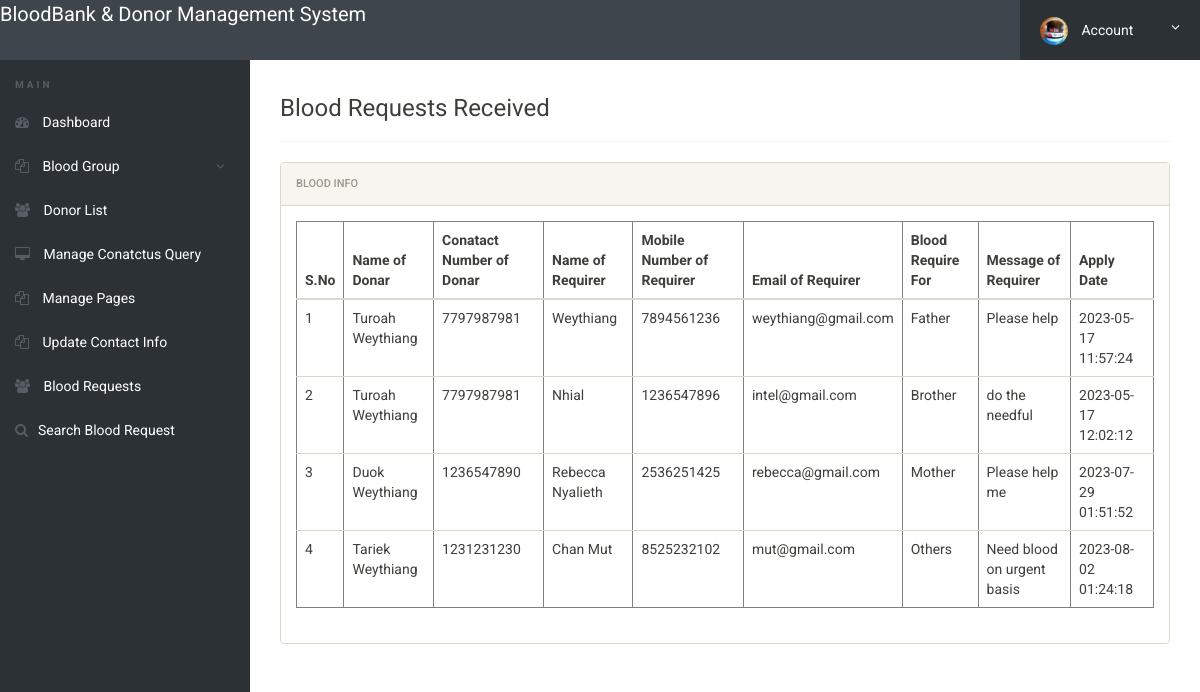
The page /bbdms/admin/requests-received.php (signed in) on the database its author committed.
### tables this page shows
CREATE TABLE `tblbloodrequirer` (
  `ID` int(10) NOT NULL,
  `BloodDonarID` int(10) DEFAULT NULL,
  `name` varchar(250) DEFAULT NULL,
  `EmailId` varchar(250) DEFAULT NULL,
  `ContactNumber` bigint(10) DEFAULT NULL,
  `BloodRequirefor` varchar(250) DEFAULT NULL,
  `Message` mediumtext DEFAULT NULL,
  `ApplyDate` timestamp NULL DEFAULT current_timestamp()
);

CREATE TABLE `tblblooddonars` (
  `id` int(11) NOT NULL,
  `FullName` varchar(100) DEFAULT NULL,
  `MobileNumber` char(11) DEFAULT NULL,
  `EmailId` varchar(100) DEFAULT NULL,
  `Gender` varchar(20) DEFAULT NULL,
  `Age` int(11) DEFAULT NULL,
  `BloodGroup` varchar(20) DEFAULT NULL,
  `Address` varchar(255) DEFAULT NULL,
  `Message` mediumtext DEFAULT NULL,
  `PostingDate` timestamp NOT NULL DEFAULT current_timestamp(),
  `status` int(1) DEFAULT NULL,
  `Password` varchar(250) DEFAULT NULL
);

### bbdms/admin/requests-received.php (the view, shortened to what this page needs)
<?php
include('includes/config.php');
if(strlen($_SESSION['alogin'])==0)
	{
header('location:index.php');
}
else{
 ?>
<!doctype html>
<html lang="en" class="no-js">
<head>
	<link rel="stylesheet" href="css/font-awesome.min.css">
	<link rel="stylesheet" href="css/bootstrap.min.css">
	<link rel="stylesheet" href="css/dataTables.bootstrap.min.css">
	<link rel="stylesheet" href="css/bootstrap-social.css">
	<link rel="stylesheet" href="css/bootstrap-select.css">
	<link rel="stylesheet" href="css/fileinput.min.css">
	<link rel="stylesheet" href="css/awesome-bootstrap-checkbox.css">
	<link rel="stylesheet" href="css/style.css">
</head>
<body>
	<?php include('includes/header.php');?>
	<div class="ts-main-content">
		<?php include('includes/leftbar.php');?>
		<div class="content-wrapper">
			<div class="container-fluid">
					<div class="col-md-12">
<h3> Blood Requests Received</h3>
<hr />
						<div class="panel panel-default">
							<div class="panel-heading">Blood Info</div>
							<div class="panel-body">
								<table border="1" class="table table-responsive">
                                    <thead>
                                         <tr>
                                         	<th>S.No</th>
                                          <th>Name of Donar</th>
                                          <th>Conatact Number of Donar</th>
                                            <th>Name of Requirer</th>
                                            <th>Mobile Number of Requirer</th>
                                            <th>Email of Requirer</th>
                                            <th>Blood Require For</th>
                                            <th>Message of Requirer</th>
                                            <th>Apply Date</th>
                                        </tr>
                                    </thead>
                                    <tbody>
                                        <tr><?php
$sql="SELECT tblbloodrequirer.BloodDonarID,tblbloodrequirer.name,tblbloodrequirer.EmailId,tblbloodrequirer.ContactNumber,tblbloodrequirer.BloodRequirefor,tblbloodrequirer.Message,tblbloodrequirer.ApplyDate,tblblooddonars.id as donid,tblblooddonars.FullName,tblblooddonars.MobileNumber from  tblbloodrequirer join tblblooddonars on tblblooddonars.id=tblbloodrequirer.BloodDonarID where tblblooddonars.FullName like '%$sdata%' || tblblooddonars.MobileNumber like '%$sdata%'";
$query = $dbh -> prepare($sql);
$query->bindParam(':uid',$uid,PDO::PARAM_STR);
$query->execute();
$results=$query->fetchAll(PDO::FETCH_OBJ);
$cnt=1;
if($query->rowCount() > 0)
{
foreach($results as $row)
{               ?>
                                            <td><?php echo htmlentities($cnt);?></td>
                                            <td><?php  echo htmlentities($row->FullName);?></td>
                                            <td><?php  echo htmlentities($row->MobileNumber);?></td>
                                        <td><?php  echo htmlentities($row->name);?></td>
                                             <td><?php  echo htmlentities($row->ContactNumber);?></td>
                                             <td><?php  echo htmlentities($row->EmailId);?></td>
                                          <td><?php  echo htmlentities($row->BloodRequirefor);?></td>
                 <td><?php  echo htmlentities($row->Message);?>
                  </td>
                                            <td>
                                              <?php  echo htmlentities($row->ApplyDate);?>
                                            </td>
                                        </tr>
                                    <?php $cnt=$cnt+1;}}?>
                                    </tbody>
                                </table>
							</div>
						</div>
					</div>
				</div>
			</div>
		</div>
</body>
</html>
<?php } ?>

### bbdms/admin/css/style.css (style rules this page uses)
html { font-size: 14px; }
@media only screen and (min-width: 480px) { html { font-size: 17px; } }
@media only screen and (min-width: 768px) { html { font-size: 14px; } }
body { font-size: 1em; }
.panel { overflow: hidden; }
.ts-main-content .content-wrapper { padding-top: 15px; margin-top: 60px; }
@media only screen and (min-width: 992px) { .ts-main-content .content-wrapper { margin-left: 250px; } }

### rows shown on the page
tblbloodrequirer: BloodDonarID.FullName "Turoah Weythiang", BloodDonarID.MobileNumber "7797987981", name "Weythiang", ContactNumber "7894561236", EmailId "weythiang@gmail.com", BloodRequirefor "Father", Message "Please help", ApplyDate "2023-05-17 11:57:24"
tblbloodrequirer: BloodDonarID.FullName "Turoah Weythiang", BloodDonarID.MobileNumber "7797987981", name "Nhial", ContactNumber "1236547896", EmailId "intel@gmail.com", BloodRequirefor "Brother", Message "do the needful", ApplyDate "2023-05-17 12:02:12"
tblbloodrequirer: BloodDonarID.FullName "Duok Weythiang", BloodDonarID.MobileNumber "1236547890", name "Rebecca Nyalieth", ContactNumber "2536251425", EmailId "rebecca@gmail.com", BloodRequirefor "Mother", Message "Please help me", ApplyDate "2023-07-29 01:51:52"
tblbloodrequirer: BloodDonarID.FullName "Tariek Weythiang", BloodDonarID.MobileNumber "1231231230", name "Chan Mut", ContactNumber "8525232102", EmailId "mut@gmail.com", BloodRequirefor "Others", Message "Need blood on urgent basis", ApplyDate "2023-08-02 01:24:18"
